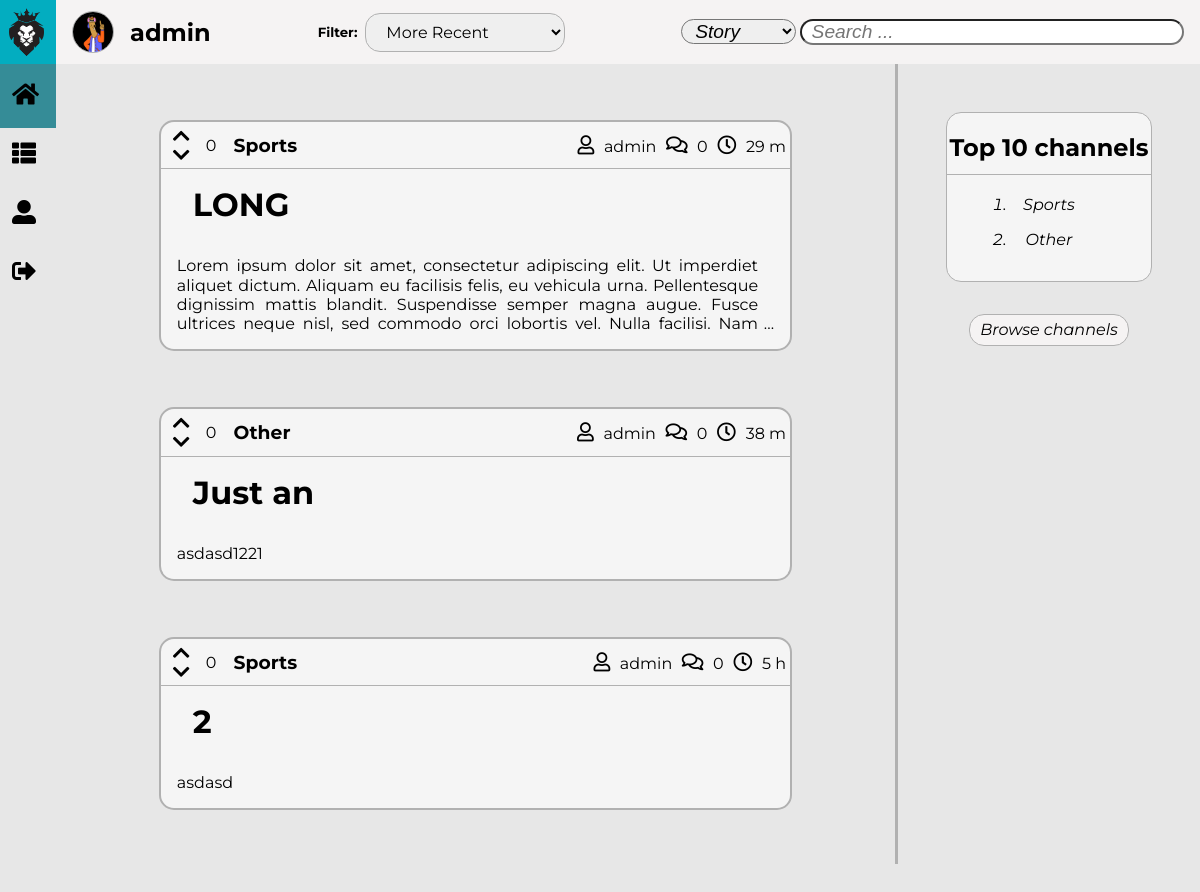
The app's page /pages/feed.php (signed in) with its own data.
### tables this page shows
CREATE TABLE Story(
    storyID INTEGER NOT NULL PRIMARY KEY,
    storyTitle TEXT NOT NULL,
    storyContent TEXT NOT NULL,
    storyPoints INTEGER,
    storyAuthor TEXT NOT NULL REFERENCES User(username),
    storyComments INTEGER NOT NULL,
    storyTime TEXT NOT NULL,
    channelName TEXT NOT NULL REFERENCES Channel(name)       
);

### pages/feed.php (called while the page is built, shortened)
<?php
    include_once('../includes/functions.php');
    include_once('../templates/tpl_common.php');
    include_once('../templates/tpl_stories.php');
    include_once('../database/db_user.php');
    $filter = isset($_GET['filter']) ? $_GET['filter'] : 2;
    $searchFilter = isset($_GET['searchFilter']) ? $_GET['searchFilter'] : 2;
    $stories = get_user_channel_stories($_SESSION['username'], $filter);
    $stories = isset($_GET['search']) ? get_search_stories($filter, $searchFilter, $_GET['search']) : get_user_channel_stories($_SESSION['username'], $filter);
    foreach($stories as $story) {
      $votes = get_story_votes($story['storyID']);
      $storiesVotes[$story['storyID']] = $votes == null ? 0 : $votes;
      $votedStories[$story['storyID']] = get_user_story_vote($_SESSION['username'], $story['storyID']);
    }
    draw_stories(htmlentities_all($stories), $storiesVotes, $votedStories);
?>

### includes/functions.php (called while the page is built, shortened)
<?php function orderBy($value) {
    switch($value) {
    default:
        return 'storyID DESC';
    break;
    }
}
function data_converter($storyTime) {
    $newStoryTime = new DateTime(date('Y-m-d H:i:s'));
    $oldStoryTime = new DateTime($storyTime);
    $interval = date_diff($newStoryTime, $oldStoryTime);
    if($interval->format('%y') !== '0')
        return $interval->format('%y Y');
    else if($interval->format('%m') !== '0')
        return $interval->format('%m M');
    else if($interval->format('%d') !== '0')
        return $interval->format('%d d');
    else if($interval->format('%h') !== '0')
        return $interval->format('%h h');
    else if($interval->format('%i') !== '0')
        return $interval->format('%i m');
    else
        return $interval->format('%s s');
}
?>

### database/db_user.php (called while the page is built, shortened)
<?php
    include_once('../includes/functions.php');
    function get_user_channel_stories($username, $filter) {
      $db = Database::instance()->db();
      $stmt = $db->prepare('SELECT * FROM Story WHERE Story.channelName IN (
                            SELECT channelName FROM Subscription WHERE username = ?) ORDER BY ' . orderBy($filter));
      $stmt->execute(array($username));
      return $stmt->fetchAll();
    }
?>

### templates/tpl_stories.php (the view, shortened to what this page needs)
<?php function draw_stories($stories, $storiesVotes, $votedStories) { ?>
    <div id="masterStories">
        <form method="get" action="../pages/story.php">
            <section id="stories">  <?php
                foreach($stories as $story) { ?>
                    <article id="<?= $story['storyID'] ?>" class="storyArticle">
                        <header id="storyHeader">
                            <div id="story_<?= $story['storyID'] ?>_votes" >
                                <div>
                                    <?php
                                        if($votedStories[$story['storyID']] == 1) { ?>
                                            <div class="votes">
                                                <div>
                                                    <i id="voteUp" class="fas fa-chevron-up"></i>
                                                    <i class="fas fa-chevron-down"></i>
                                                </div>
                                                <span class="storyVotes"><?= htmlentities($storiesVotes[$story['storyID']]) ?></span>
                                            </div>
                                        <?php }
                                        else if($votedStories[$story['storyID']] == -1) { ?>
                                            <div class="votes">
                                                <div>
                                                    <i class="fas fa-chevron-up"></i>
                                                    <i id="voteDown" class="fas fa-chevron-down"></i>
                                                </div>
                                                <span class="storyVotes"><?= htmlentities($storiesVotes[$story['storyID']]) ?></span>
                                            </div>
                                        <?php }
                                        else { ?>
                                            <div class="votes">
                                                <div>
                                                    <i class="fas fa-chevron-up"></i>
                                                    <i class="fas fa-chevron-down"></i>
                                                </div>
                                                <span class="storyVotes"><?= htmlentities($storiesVotes[$story['storyID']]) ?></span>
                                            </div>
                                        <?php }
                                    ?>
                                    <a href="../pages/channel.php?channelName=<?= $story['channelName'] ?>"><h3><?= $story['channelName'] ?></h3></a>
                                </div>
                                <div>
                                    <a class="author" href="../pages/profile.php?username=<?= $story['storyAuthor'] ?>"><i class="far fa-user"></i><?= $story['storyAuthor'] ?></a>
                                    <a class="comments" href="../pages/story.php?storyID=<?= $story['storyID'] ?>#comments"><i class="far fa-comments"></i><?= $story['storyComments'] ?></a>
                                    <span class="date"><i class="far fa-clock"></i><?= data_converter($story['storyTime']) ?></span>
                                </div>
                            </div>
                            <div>
                                <h1><?= $story['storyTitle'] ?></h1>
                            </div>
                        </header>
                        <div id="storySinopse">
                            <p><?= $story['storyContent'] ?></p>
                        </div>
                    </article>
                <?php } ?>
            </section>
        </form>
    </div>
<?php } ?>

### css/common.css (style rules this page uses)
:root { --background-color: rgb(231, 231, 231); --background-header-color: rgb(3, 173, 192); --background-menu-color: rgb(53, 140, 151); --background-toolBar-color: rgb(245, 243, 243); --site-name-color: white; --site-name-font: 'Exo', sans-serif; --menu-color: white; --menu-icons-color: black; --menu-font: 'Montserrat', sans-serif; --toolBar-font: 'Montserrat', sans-serif; --toolBar-info-font-size: 1.5em; --toolBar-filter-font-size: 1em; --border-color: rgb(177, 177, 177); --messages-font: 'Montserrat', sans-serif; --success-fg-color: rgb(86, 155, 13); --error-fg-color: rgb(218, 2, 13); }
body { margin: 0em; display: grid; height: 100%; overflow: hidden; grid-template-columns: auto 5.5fr 2fr; grid-template-rows: 4em 100%; grid-template-areas: "header toolBar toolBar" "menu content aside"; background-color: var(--background-color); }
a { text-decoration: none; }

### css/stories.css (style rules this page uses)
:root { --background-color: rgb(231, 231, 231); --background-story-color: whitesmoke; --hover-font-color: rgb(3, 173, 192); --story-title-font: 'Montserrat', sans-serif; --story-header-font: 'Montserrat', sans-serif; --story-text-font: 'Montserrat', sans-serif; --border-color: rgb(177, 177, 177); }
#masterStories { grid-area: content; width: 100%; height: 100%; overflow: hidden; }
#stories { margin: 0%; width: 100%; max-height: 95%; overflow-y: auto; padding-right: 20px; }
#stories > article { margin: 3.5em auto; width: 75%; height: auto; border-radius: 15px; border: solid var(--border-color) 2px; background-color: var(--background-story-color); }
#storyHeader div { display: flex; justify-content: space-between; }
#storyHeader > div:first-child h3 { margin: 0em; }
#storyHeader > div:first-child > * { margin: 0.25em; font-family: var(--story-header-font); }
#storyHeader > div:first-child > * > * > * { padding: 0em 0.5em; }
#storyHeader > div:first-child { border-bottom: solid var(--border-color) 1px; }
#storyHeader > div:last-child { padding: 0em; justify-content: flex-start; flex-direction: column; display: flex; }
#storyHeader i { padding-top: 0.25em; font-size: 1.2em; }
#storyHeader a , span { margin: auto 0em; }
a { color: black; }
.storyVotes { padding: 0em; }
#storyHeader div:first-child div:first-child div:first-child > div { flex-direction: column; display: flex; }
#storyHeader div:first-child div:first-child div:first-child > div i { padding: 0em; }
#storyHeader div:last-child h1 { margin: 0em; padding: 0.5em 0em 0.5em 1em; width: auto; height: auto; font-family: var(--story-title-font); font-size: 2em; }
#storySinopse { margin: 0em; padding: 1em 1em 1em 1em; max-height: 5em; max-width: 100%; overflow: hidden; font-family: var(--story-text-font); }
#storySinopse > p { overflow: hidden; position: relative; line-height: 1.2em; max-height: 4.8em; padding-right: 1em; margin: 0em; text-align: justify; }
#storySinopse > p:before { right: 0; bottom: 0; position: absolute; content: '...'; }
#storySinopse > p:after { right: 0; width: 1em; height: 1em; margin-top: 0.2em; position: absolute; content: ''; background: var(--background-story-color); }

### css/general_aside.css (style rules this page uses)
:root { --background-color: rgb(231, 231, 231); --background-story-color: whitesmoke; --story-text-font: 'Montserrat', sans-serif; --aside-img-font-size: 15em; --aside-username-font: 'Exo', sans-serif; --aside-username-font-size: 2em; --aside-text-font: 'Montserrat', sans-serif; --aside-button-font-size: 1em; --aside-button-background-color: rgb(245, 243, 243); --aside-button-background-color-hover: rgb(3, 173, 192); --success-fg-color: rgb(86, 155, 13); --error-fg-color: rgb(218, 2, 13); --border-color: rgb(177, 177, 177); }

### records on screen
story: storyID "0", channelName "Sports", storyAuthor "admin", storyComments "0", storyTime "29 m", storyTitle "LONG", storyContent "Lorem ipsum dolor sit amet, consectetur adipiscing elit. Ut imperdiet aliquet dictum. Aliquam eu facilisis felis, eu vehicula urna. Pellentesque dignissim mattis blandit. Suspendisse semper magna augue. Fusce ultrices neque nisl, sed commodo orci lobortis vel. Nulla facilisi. Nam…"
story: storyID "0", channelName "Other", storyAuthor "admin", storyComments "0", storyTime "38 m", storyTitle "Just an", storyContent "asdasd1221"
story: storyComments "0", channelName "Sports", storyAuthor "admin", storyTime "5 h", storyTitle "2", storyContent "asdasd"

### other values on screen
$username "admin"
$channel['channelName'] "Sports"
$channel['channelName'] "Other"
